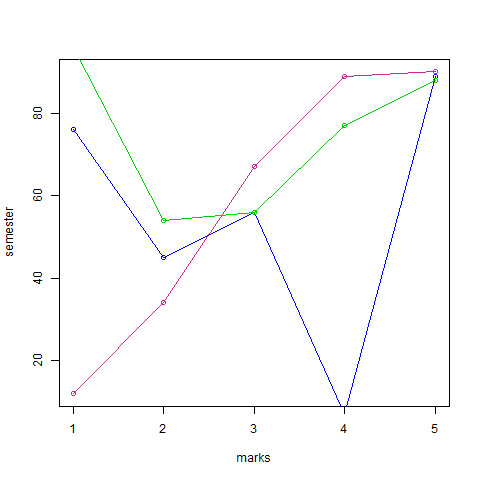

R code for this plot:
a<-c(12,34,67,89,90)
b<-c(76,45,56,7,89)
c<-c(96,54,56,77,88)
png(file="multipleline.jpg")
plot(a,type="o",col="maroon3",xlab="marks",ylab="semester")
lines(b,type="o",col="blue2")
lines(c,type="o",col="green3")
dev.off()